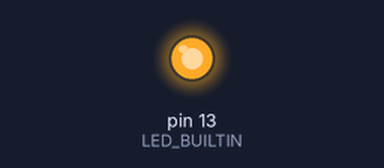
Bench run of a sketch on a simulated Arduino Uno, built with avr-gcc and run on an emulated ATmega328P. On the bench: output pins drawn as LEDs (lit = HIGH).

Above: at 0.9 s.
At 3.4 s:
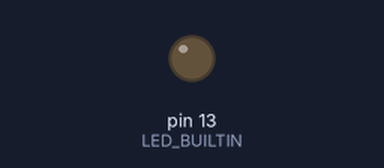
Timing chart, 0 to 6.4 s (numbered marks = the images above):
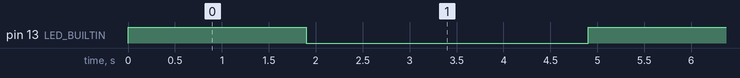

The sketch:

SendDemo.ino
```cpp
/*
  Example for different sending methods

  https://github.com/sui77/rc-switch/

*/

#include <RCSwitch.h>

RCSwitch mySwitch = RCSwitch();

void setup() {

  Serial.begin(9600);

  // Transmitter is connected to Arduino Pin #12
  mySwitch.enableTransmit(12);

  pinMode(LED_BUILTIN, OUTPUT);

  // Optional set pulse length.
   mySwitch.setPulseLength(170);

  // Optional set protocol (default is 1, will work for most outlets)
  // mySwitch.setProtocol(2);

  // Optional set number of transmission repetitions.
//   mySwitch.setRepeatTransmit(2);

}

void loop() {
  /* Same switch as above, but using decimal code */
  digitalWrite(LED_BUILTIN, HIGH);
  mySwitch.switchOff("11111", "00010");
  mySwitch.send(12047363, 24);
  delay(1000);
  digitalWrite(LED_BUILTIN, LOW);
  delay(3000);


}
```

Measured:
- by itself, pin 13 (LED_BUILTIN): alternates HIGH for 1.9 s and LOW for 3.0 s
